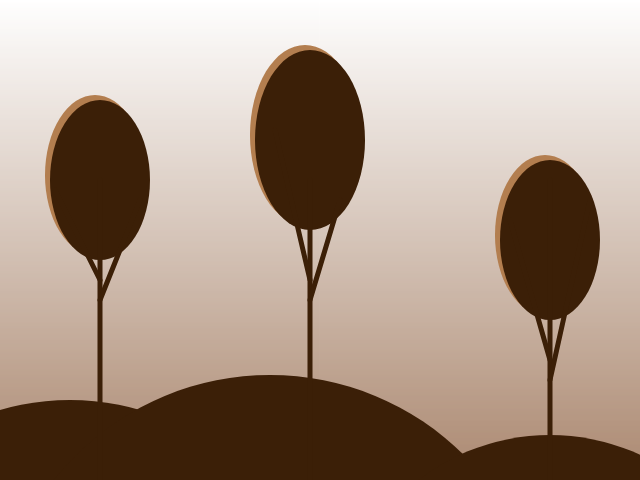
Frame 1 (no input)
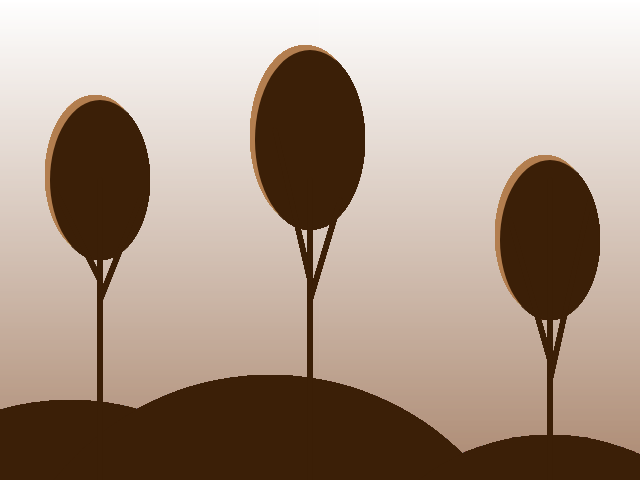
Frame 60 (no input)
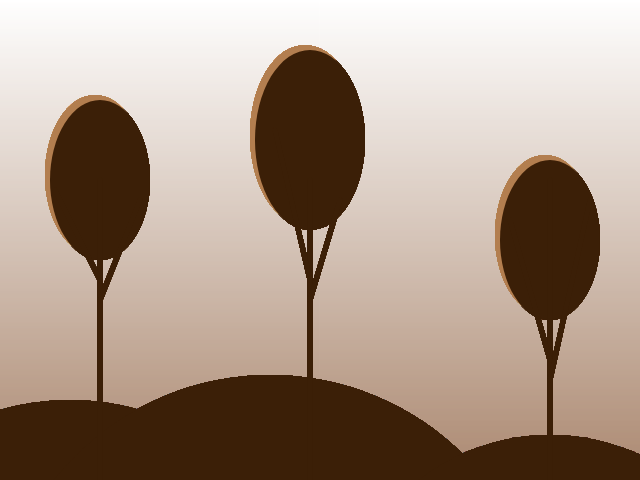
Frame 120 (the mouse pressed at the canvas centre since frame 60)

The p5.js sketch that drew these frames (run headless with seeded random() and noise() and a simulated clock; from frame 60 on, the mouse is pressed at the canvas centre):

// p5.js sketch
// ── sketch.js
function setup() {
  createCanvas(640,480);
  let c1 = color(255, 255, 255); 
  let c2 = color(144, 98, 66); 
  gradientBG(0, 0, 640, 480, c1, c2);
}

function draw() {
  fill(179,126,79);
  noStroke();
  ellipse(95, 175, 100, 160);
  ellipse(305, 135, 110, 180);
  ellipse(545, 235, 100, 160);
  fill(59,31,7);
  noStroke();
  circle(70,650,500);
  circle(270,650,550);
  circle(550,650,430);
  fill(59,31,7);
  noStroke();
  ellipse(100, 180, 100, 160);
  ellipse(310, 140, 110, 180);
  ellipse(550, 240, 100, 160);
  stroke(59,31,7);
  strokeWeight(5);
  line(100,480,100,180);
  line(100,300,140,200);
  line(100,280,55,190);
  
  line(310,480,310,180);
  line(310,300,340,200);
  line(310,280,275,130);
  
  line(550,480,550,180);
  line(550,380,590,200);
  line(550,360,510,220);
  
}

function gradientBG(x, y, w, h, c1, c2) {
  noFill();
  for (let i = y; i <= y + h; i++) {
    let inter = map(i, y, y + h, 0, 1);
    let gradColor = lerpColor(c1, c2, inter);
    stroke(gradColor);
    line(x, i, x + w, i);
  }
}
